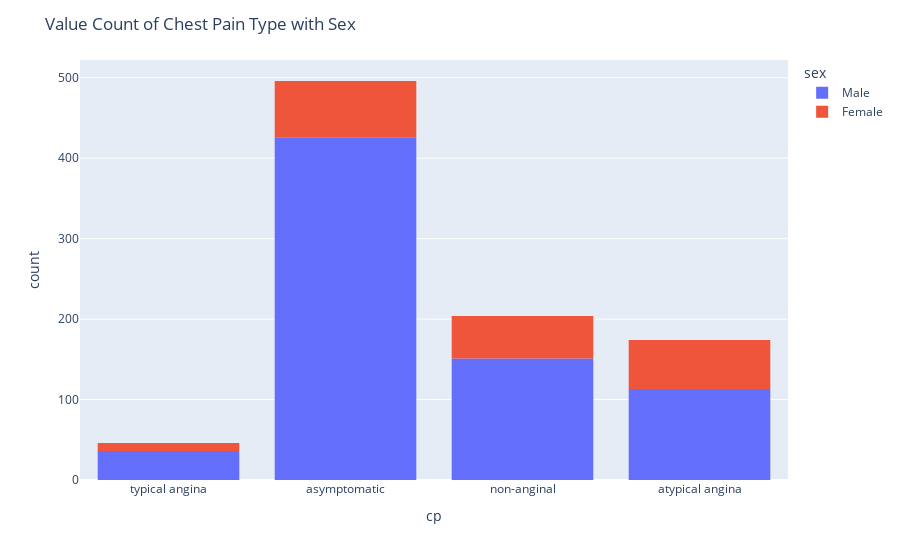

Notebook code cell kept with this figure:
### Code cell
# plot in ploty for the same
fig = px.histogram(df, x='cp', color='sex')
fig.update_layout(title='Value Count of Chest Pain Type with Sex')
fig.show()

### Figure 1 — Plotly figure (JSON) as saved in the notebook; plotly's stock layout.template omitted (floating-point values rounded to 4 significant figures; data arrays with more than 128 entries replaced by an {"elided": "..."} marker saying what was removed)
{"data": [{"alignmentgroup": "True", "bingroup": "x", "hovertemplate": "sex=Male<br>cp=%{x}<br>count=%{y}<extra></extra>", "legendgroup": "Male", "marker": {"color": "#636efa", "pattern": {"shape": ""}}, "name": "Male", "offsetgroup": "Male", "orientation": "v", "showlegend": true, "type": "histogram", "x": {"elided": "726 str values"}, "xaxis": "x", "yaxis": "y"}, {"alignmentgroup": "True", "bingroup": "x", "hovertemplate": "sex=Female<br>cp=%{x}<br>count=%{y}<extra></extra>", "legendgroup": "Female", "marker": {"color": "#EF553B", "pattern": {"shape": ""}}, "name": "Female", "offsetgroup": "Female", "orientation": "v", "showlegend": true, "type": "histogram", "x": {"elided": "194 str values"}, "xaxis": "x", "yaxis": "y"}], "layout": {"barmode": "relative", "legend": {"title": {"text": "sex"}, "tracegroupgap": 0}, "margin": {"t": 60}, "title": {"text": "Value Count of Chest Pain Type with Sex"}, "xaxis": {"anchor": "y", "domain": [0, 1], "title": {"text": "cp"}}, "yaxis": {"anchor": "x", "domain": [0, 1], "title": {"text": "count"}}}}
